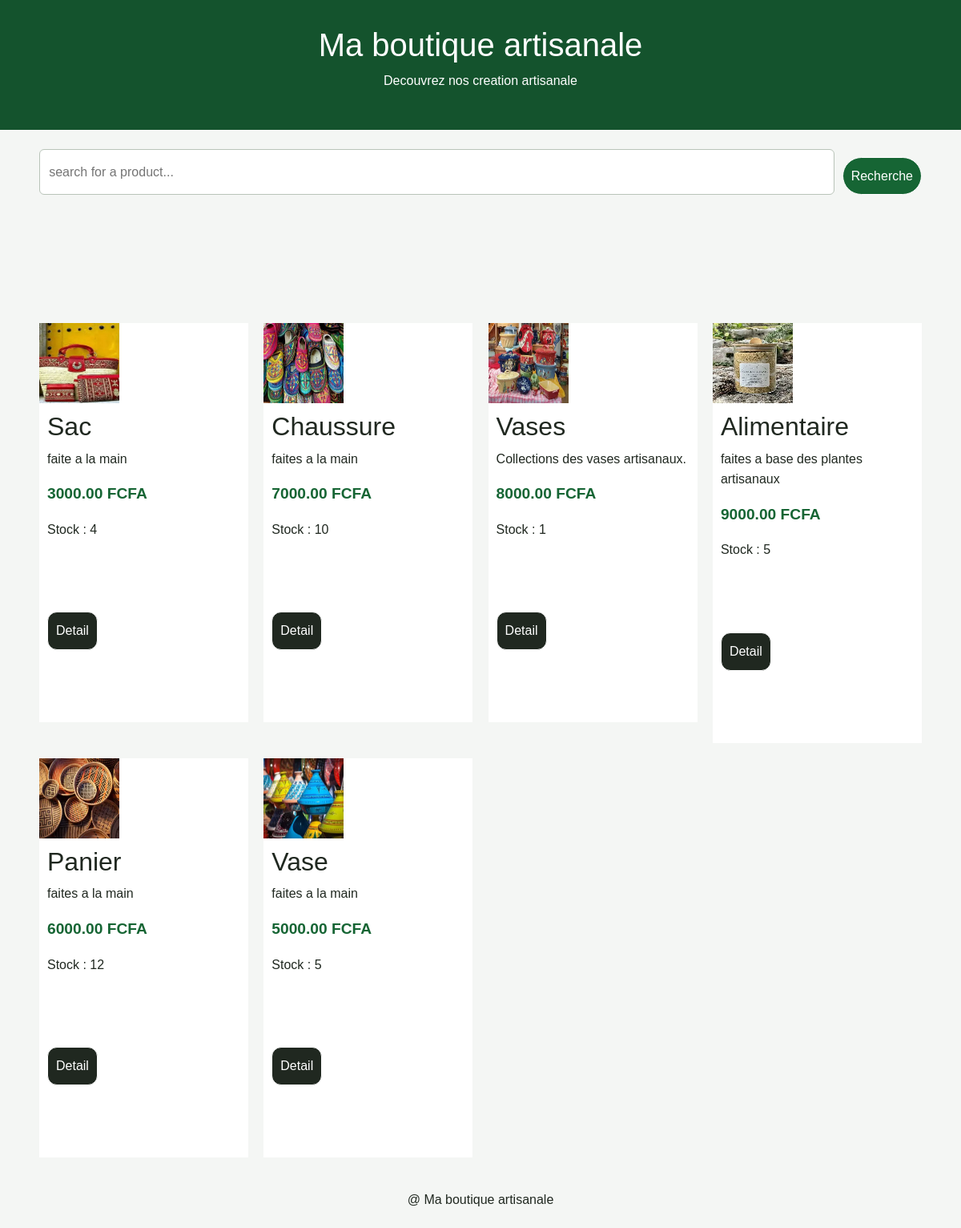
The page / on the database its author committed.
### products/models.py (models this page shows, shortened)
class Products(models.Model):
    name = models.CharField(max_length=100)
    description = models.TextField()
    prix = models.DecimalField(max_digits=10, decimal_places=2)
    stock= models.PositiveIntegerField(default=0)
    tva = models.DecimalField(max_digits=10, decimal_places=2, default=19.25)
    photo = models.ImageField(upload_to="products/", blank=True, null=True)
    actif = models.BooleanField(default=True)
    date_creation = models.DateField(auto_now_add=True)

### products/views.py (the view)
# urls.py: path("", views.productsList, name="list"),
def productsList(request):
    products = Products.objects.filter(actif=True).order_by("-date_creation")
    recherche = request.GET.get("q","").strip()
    if recherche:
        products = products.filter(nom__incontains=recherche)
    return render(request, "products/list.html", {'products': products, 'recherche': recherche})

### templates/products/list.html (shortened to what this page needs)
{% load static %}
<!DOCTYPE html>
<html lang="en">
<head>
    <link rel="stylesheet" href="{% static 'css/bootstrap-5.0.2-dist/css/bootstrap.min.css' %}">
    <link rel="stylesheet" href="{% static 'css/style.css' %}">
</head>
<body>
    <header class="header">
        <h1>Ma boutique artisanale</h1>
        <p>Decouvrez nos creation artisanale</p>
    </header>
    <main class="conteneur">
        <form method="get" class="recherche">
            <input type="search" name="q" value="{{ recherche }}" placeholder="search for a product..." aria-label="search for a product">
            <button type="submit">Recherche</button>
        </form>
        <section class="catalogue">
            {% for product in products %}
            <article class="carte">
                {% if product.photo %}
                <img src="{{ product.photo.url }}" alt="{{ product.name }}" width="100" height="100" loading="lazy" decoding="async" >
                {% endif %}
                <div class="carte-contenu">
                    <h2>{{ product.name }}</h2>
                    <p>{{ product.description|truncatewords:18 }}</p>
                    <p class="prix">{{ product.prix }} FCFA</p>
                    <p>Stock : {{ product.stock }}</p>
                    <div class="actions">
                        <a href="{% url 'products:detail' product.pk %}">Detail</a>
                    </div>
                </div>
            </article>
            {% empty %}
            <p>No product found</p>
            {% endfor %}
        </section>
    </main>
    <footer class="footer">
        <p>@ Ma boutique artisanale</p>
    </footer>
</body>
</html>

### static/css/style.css (style rules this page uses)
* { box-sizing: border-box; }
body { margin: 0; background: #f4f6f4; color: #202820; font-family: Arial, Helvetica, sans-serif; line-height: 1.6; }
.header { background: #14532d; color: white; padding: 2rem 1rem; text-align: center; }
.conteneur { max-width: 1150px; margin: auto; padding: 1.5rem; }
.recherche { display: flex; gap: 0.6rem; margin-bottom: 1.5rem; }
input,textarea,button { font:inherit }
input,textarea { width: 100%; padding: 0.7rem; border: 1px solid #b9c4b9; border-radius: 6px; }
button, .button { padding: 10px; background: #166534; color: white; border: 1px solid white; border-radius: 25px; cursor: pointer; text-decoration: none; margin-top: 10px; }
.catalogue { display: grid; grid-template-columns: repeat(auto-fit, minmax(min(100%, 240px),1fr)); gap: 1.2rem; margin-top: 1.5rem; }
.carte { background: white; width: 100%; aspect-ratio: 4/3; object-fit: cover; }
.carte-contenu { padding: 10px; }
.prix { color: #166534; font-size: 1.2rem; font-weight: bold; }
.actions { display: flex; align-items: center; flex-wrap: wrap; gap: 0.8rem; margin: 5rem 0; }
.actions a { text-decoration: none; background: #202820; border: 1px solid white; border-radius: 12px; color: white; padding: 10px; margin-top: 10px; }
.footer { text-align: center; padding: 1rem; }

### rows shown on the page
Products: photo (picture), name "Sac", description "faite a la main", prix "3000.00", stock "4"
Products: photo (picture), name "Chaussure", description "faites a la main", prix "7000.00", stock "10"
Products: photo (picture), name "Vases", description "Collections des vases artisanaux.", prix "8000.00", stock "1"
Products: photo (picture), name "Alimentaire", description "faites a base des plantes artisanaux", prix "9000.00", stock "5"
Products: photo (picture), name "Panier", description "faites a la main", prix "6000.00", stock "12"
Products: photo (picture), name "Vase", description "faites a la main", prix "5000.00", stock "5"
